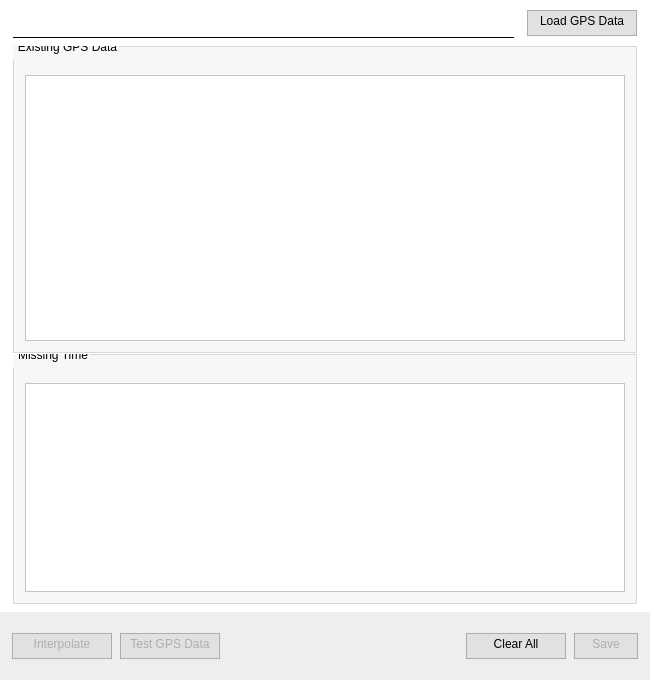
<?xml version="1.0" encoding="UTF-8"?>
<ui version="4.0">
 <class>interpolategps</class>
 <widget class="QDialog" name="interpolategps">
  <property name="geometry">
   <rect>
    <x>0</x>
    <y>0</y>
    <width>650</width>
    <height>680</height>
   </rect>
  </property>
  <property name="sizePolicy">
   <sizepolicy hsizetype="Preferred" vsizetype="Preferred">
    <horstretch>0</horstretch>
    <verstretch>0</verstretch>
   </sizepolicy>
  </property>
  <property name="minimumSize">
   <size>
    <width>650</width>
    <height>680</height>
   </size>
  </property>
  <property name="font">
   <font>
    <family>Segoe UI</family>
    <pointsize>9</pointsize>
   </font>
  </property>
  <property name="windowTitle">
   <string>Interpolate GPS Data</string>
  </property>
  <property name="windowIcon">
   <iconset resource="qmlscripts.qrc">
    <normaloff>:/img/misc/scribeIconFlipped.png</normaloff>:/img/misc/scribeIconFlipped.png</iconset>
  </property>
  <property name="styleSheet">
   <string notr="true">background-color: #FFFFFF;</string>
  </property>
  <layout class="QVBoxLayout" name="verticalLayout_4">
   <property name="spacing">
    <number>0</number>
   </property>
   <property name="leftMargin">
    <number>0</number>
   </property>
   <property name="topMargin">
    <number>0</number>
   </property>
   <property name="rightMargin">
    <number>0</number>
   </property>
   <property name="bottomMargin">
    <number>0</number>
   </property>
   <item>
    <layout class="QVBoxLayout" name="verticalLayout_3">
     <property name="spacing">
      <number>0</number>
     </property>
     <item>
      <layout class="QHBoxLayout" name="horizontalLayout">
       <property name="spacing">
        <number>0</number>
       </property>
       <item>
        <spacer name="horizontalSpacer_10">
         <property name="orientation">
          <enum>Qt::Horizontal</enum>
         </property>
         <property name="sizeType">
          <enum>QSizePolicy::Fixed</enum>
         </property>
         <property name="sizeHint" stdset="0">
          <size>
           <width>13</width>
           <height>20</height>
          </size>
         </property>
        </spacer>
       </item>
       <item>
        <layout class="QVBoxLayout" name="verticalLayout">
         <property name="spacing">
          <number>0</number>
         </property>
         <item>
          <spacer name="verticalSpacer_2">
           <property name="orientation">
            <enum>Qt::Vertical</enum>
           </property>
           <property name="sizeType">
            <enum>QSizePolicy::Fixed</enum>
           </property>
           <property name="sizeHint" stdset="0">
            <size>
             <width>20</width>
             <height>8</height>
            </size>
           </property>
          </spacer>
         </item>
         <item>
          <widget class="QTextEdit" name="txtFile">
           <property name="sizePolicy">
            <sizepolicy hsizetype="Preferred" vsizetype="Preferred">
             <horstretch>0</horstretch>
             <verstretch>0</verstretch>
            </sizepolicy>
           </property>
           <property name="minimumSize">
            <size>
             <width>0</width>
             <height>30</height>
            </size>
           </property>
           <property name="maximumSize">
            <size>
             <width>16777214</width>
             <height>60</height>
            </size>
           </property>
           <property name="styleSheet">
            <string notr="true">border:none;
border-bottom:solid;
border-width:1px;
border-color:'#E2E2E2';
font: 13px &quot;Segoe UI&quot;;
background-color:'transparent';</string>
           </property>
           <property name="readOnly">
            <bool>true</bool>
           </property>
          </widget>
         </item>
         <item>
          <spacer name="verticalSpacer">
           <property name="orientation">
            <enum>Qt::Vertical</enum>
           </property>
           <property name="sizeType">
            <enum>QSizePolicy::Fixed</enum>
           </property>
           <property name="sizeHint" stdset="0">
            <size>
             <width>20</width>
             <height>8</height>
            </size>
           </property>
          </spacer>
         </item>
        </layout>
       </item>
       <item>
        <spacer name="horizontalSpacer_5">
         <property name="orientation">
          <enum>Qt::Horizontal</enum>
         </property>
         <property name="sizeType">
          <enum>QSizePolicy::Fixed</enum>
         </property>
         <property name="sizeHint" stdset="0">
          <size>
           <width>13</width>
           <height>20</height>
          </size>
         </property>
        </spacer>
       </item>
       <item>
        <widget class="QPushButton" name="btnLoad">
         <property name="sizePolicy">
          <sizepolicy hsizetype="Fixed" vsizetype="Fixed">
           <horstretch>0</horstretch>
           <verstretch>0</verstretch>
          </sizepolicy>
         </property>
         <property name="minimumSize">
          <size>
           <width>110</width>
           <height>26</height>
          </size>
         </property>
         <property name="maximumSize">
          <size>
           <width>110</width>
           <height>26</height>
          </size>
         </property>
         <property name="styleSheet">
          <string notr="true">QPushButton {
  border: 1px solid #ADADAD;
  opacity: 1;
  text-align: center;
  font: 13px &quot;Segoe UI&quot;;
  color: #000000;
  background: #E1E1E1;
  margin: 0;
  padding-bottom:4px;
}
QPushButton:hover{
  color: #000000;
  background-color: #E5F1FB;
  border-color: #0078D7;
}
QPushButton:focus{
  #box-shadow: none, 0 0 0 0.2rem rgba(0, 188, 212, 0.5);
}
QPushButto:disabled {
  color: #ffffff;
  background-color: #00bcd4;
  border-color: #00bcd4;
}</string>
         </property>
         <property name="text">
          <string>Load GPS Data</string>
         </property>
        </widget>
       </item>
       <item>
        <spacer name="horizontalSpacer_11">
         <property name="orientation">
          <enum>Qt::Horizontal</enum>
         </property>
         <property name="sizeType">
          <enum>QSizePolicy::Fixed</enum>
         </property>
         <property name="sizeHint" stdset="0">
          <size>
           <width>13</width>
           <height>20</height>
          </size>
         </property>
        </spacer>
       </item>
      </layout>
     </item>
     <item>
      <layout class="QHBoxLayout" name="horizontalLayout_5">
       <property name="spacing">
        <number>0</number>
       </property>
       <item>
        <spacer name="horizontalSpacer_8">
         <property name="orientation">
          <enum>Qt::Horizontal</enum>
         </property>
         <property name="sizeType">
          <enum>QSizePolicy::Fixed</enum>
         </property>
         <property name="sizeHint" stdset="0">
          <size>
           <width>13</width>
           <height>20</height>
          </size>
         </property>
        </spacer>
       </item>
       <item>
        <layout class="QVBoxLayout" name="verticalLayout_2">
         <property name="spacing">
          <number>1</number>
         </property>
         <item>
          <widget class="QGroupBox" name="grpboxgps">
           <property name="minimumSize">
            <size>
             <width>0</width>
             <height>250</height>
            </size>
           </property>
           <property name="maximumSize">
            <size>
             <width>16777215</width>
             <height>16777215</height>
            </size>
           </property>
           <property name="font">
            <font>
             <family>Segoe UI</family>
             <pointsize>9</pointsize>
            </font>
           </property>
           <property name="styleSheet">
            <string notr="true">QGroupBox{
background-color:  #F7F7F7; 
margin-top: 2ex;
border: 1px solid #D8D8D8; 
font-weight:regular;
font-family:&quot;Segoe UI&quot;;
} 
QGroupBox:title {
subcontrol-position: top left; 
padding: -12px 0px 0px 3px; 
color:#000000;
font-weight:bold;
}</string>
           </property>
           <property name="title">
            <string>Existing GPS Data</string>
           </property>
           <layout class="QHBoxLayout" name="horizontalLayout_2">
            <item>
             <widget class="QTableWidget" name="tblgps">
              <property name="sizePolicy">
               <sizepolicy hsizetype="Expanding" vsizetype="Expanding">
                <horstretch>0</horstretch>
                <verstretch>0</verstretch>
               </sizepolicy>
              </property>
              <property name="minimumSize">
               <size>
                <width>0</width>
                <height>150</height>
               </size>
              </property>
              <property name="styleSheet">
               <string notr="true">QTableWidget{
    border: 1px solid &quot;#E2E2E2&quot;;
    opacity: 1;
    background: &quot;#FFFFFF&quot;;
    margin: 0;
	gridline-color: &quot;#E2E2E2&quot;;
}
QHeaderView::section{
    spacing: 10px;
    background-color: &quot;#FFFFFF&quot;;
    color: &quot;#000000&quot;;
    border:none;
    border-bottom: 1px solid &quot;#E2E2E2&quot;;
	border-right: 1px solid &quot;#E2E2E2&quot;;
    margin:0;
	font-size: 13px;
    font-family: &quot;Segoe UI&quot;;
}</string>
              </property>
              <property name="frameShape">
               <enum>QFrame::StyledPanel</enum>
              </property>
              <property name="frameShadow">
               <enum>QFrame::Plain</enum>
              </property>
              <property name="alternatingRowColors">
               <bool>true</bool>
              </property>
             </widget>
            </item>
           </layout>
          </widget>
         </item>
         <item>
          <widget class="QGroupBox" name="grpboxmissing">
           <property name="sizePolicy">
            <sizepolicy hsizetype="Preferred" vsizetype="Fixed">
             <horstretch>0</horstretch>
             <verstretch>0</verstretch>
            </sizepolicy>
           </property>
           <property name="minimumSize">
            <size>
             <width>0</width>
             <height>250</height>
            </size>
           </property>
           <property name="maximumSize">
            <size>
             <width>16777215</width>
             <height>250</height>
            </size>
           </property>
           <property name="font">
            <font>
             <family>Segoe UI</family>
             <pointsize>9</pointsize>
            </font>
           </property>
           <property name="styleSheet">
            <string notr="true">QGroupBox{
background-color:  #F7F7F7; 
border: 1px solid #D8D8D8; 
margin-top: 2ex;
font-weight:regular;
font-family:&quot;Segoe UI&quot;;
} 
QGroupBox:title {
subcontrol-position: top left; 
padding: -12px 0px 0px 3px; 
color:black;
}</string>
           </property>
           <property name="title">
            <string>Missing Time</string>
           </property>
           <layout class="QHBoxLayout" name="horizontalLayout_3">
            <property name="leftMargin">
             <number>9</number>
            </property>
            <property name="topMargin">
             <number>9</number>
            </property>
            <property name="rightMargin">
             <number>9</number>
            </property>
            <property name="bottomMargin">
             <number>9</number>
            </property>
            <item>
             <widget class="QTableWidget" name="tblmissing">
              <property name="sizePolicy">
               <sizepolicy hsizetype="Expanding" vsizetype="Expanding">
                <horstretch>0</horstretch>
                <verstretch>0</verstretch>
               </sizepolicy>
              </property>
              <property name="minimumSize">
               <size>
                <width>0</width>
                <height>50</height>
               </size>
              </property>
              <property name="styleSheet">
               <string notr="true">QTableWidget{
    border: 1px solid &quot;#E2E2E2&quot;;
    opacity: 1;
    background: &quot;#FFFFFF&quot;;
    margin: 0;
	gridline-color: &quot;#E2E2E2&quot;;
}
QHeaderView::section{
    spacing: 10px;
    background-color: &quot;#FFFFFF&quot;;
    color: &quot;#000000&quot;;
    border:none;
    border-bottom: 1px solid &quot;#E2E2E2&quot;;
	border-right: 1px solid &quot;#E2E2E2&quot;;
    margin:0;
	font-size: 13px;
    font-family: &quot;Segoe UI&quot;;
}</string>
              </property>
              <property name="frameShape">
               <enum>QFrame::StyledPanel</enum>
              </property>
              <property name="frameShadow">
               <enum>QFrame::Plain</enum>
              </property>
              <property name="alternatingRowColors">
               <bool>true</bool>
              </property>
             </widget>
            </item>
           </layout>
          </widget>
         </item>
        </layout>
       </item>
       <item>
        <spacer name="horizontalSpacer_9">
         <property name="orientation">
          <enum>Qt::Horizontal</enum>
         </property>
         <property name="sizeType">
          <enum>QSizePolicy::Fixed</enum>
         </property>
         <property name="sizeHint" stdset="0">
          <size>
           <width>13</width>
           <height>20</height>
          </size>
         </property>
        </spacer>
       </item>
      </layout>
     </item>
     <item>
      <spacer name="verticalSpacer_3">
       <property name="orientation">
        <enum>Qt::Vertical</enum>
       </property>
       <property name="sizeType">
        <enum>QSizePolicy::Fixed</enum>
       </property>
       <property name="sizeHint" stdset="0">
        <size>
         <width>20</width>
         <height>8</height>
        </size>
       </property>
      </spacer>
     </item>
     <item>
      <widget class="QFrame" name="frame">
       <property name="sizePolicy">
        <sizepolicy hsizetype="Preferred" vsizetype="Fixed">
         <horstretch>0</horstretch>
         <verstretch>0</verstretch>
        </sizepolicy>
       </property>
       <property name="minimumSize">
        <size>
         <width>299</width>
         <height>68</height>
        </size>
       </property>
       <property name="maximumSize">
        <size>
         <width>16777215</width>
         <height>68</height>
        </size>
       </property>
       <property name="styleSheet">
        <string notr="true">background: #EEEEEE;
opacity: 1;
margin: 0;
</string>
       </property>
       <property name="frameShape">
        <enum>QFrame::NoFrame</enum>
       </property>
       <property name="frameShadow">
        <enum>QFrame::Plain</enum>
       </property>
       <layout class="QVBoxLayout" name="verticalLayout_5">
        <property name="spacing">
         <number>0</number>
        </property>
        <property name="leftMargin">
         <number>0</number>
        </property>
        <property name="topMargin">
         <number>0</number>
        </property>
        <property name="rightMargin">
         <number>0</number>
        </property>
        <property name="bottomMargin">
         <number>0</number>
        </property>
        <item>
         <layout class="QVBoxLayout" name="verticalLayout_6">
          <item>
           <spacer name="verticalSpacer_7">
            <property name="orientation">
             <enum>Qt::Vertical</enum>
            </property>
            <property name="sizeType">
             <enum>QSizePolicy::Fixed</enum>
            </property>
            <property name="sizeHint" stdset="0">
             <size>
              <width>20</width>
              <height>16</height>
             </size>
            </property>
           </spacer>
          </item>
          <item>
           <layout class="QHBoxLayout" name="horizontalLayout_4">
            <property name="spacing">
             <number>0</number>
            </property>
            <item>
             <spacer name="horizontalSpacer">
              <property name="orientation">
               <enum>Qt::Horizontal</enum>
              </property>
              <property name="sizeType">
               <enum>QSizePolicy::Fixed</enum>
              </property>
              <property name="sizeHint" stdset="0">
               <size>
                <width>12</width>
                <height>20</height>
               </size>
              </property>
             </spacer>
            </item>
            <item>
             <widget class="QPushButton" name="btnInterpolate">
              <property name="enabled">
               <bool>false</bool>
              </property>
              <property name="sizePolicy">
               <sizepolicy hsizetype="Fixed" vsizetype="Fixed">
                <horstretch>0</horstretch>
                <verstretch>0</verstretch>
               </sizepolicy>
              </property>
              <property name="minimumSize">
               <size>
                <width>100</width>
                <height>26</height>
               </size>
              </property>
              <property name="maximumSize">
               <size>
                <width>100</width>
                <height>26</height>
               </size>
              </property>
              <property name="styleSheet">
               <string notr="true">QPushButton {
  border: 1px solid #ADADAD;
  opacity: 1;
  text-align: center;
  font: BOLD 13px &quot;Segoe UI&quot;;
  color: #000000;
  background: #E1E1E1;
  margin: 0;
  padding-bottom:4px;
}
QPushButton:disabled{
  color: #ADADAD;
  background-color: #E1E1E1;
  border-color: #ADADAD;
}
QPushButton:hover{
  color: #000000;
  background-color: #E5F1FB;
  border-color: #0078D7;
}
QPushButton:focus{
  #box-shadow: none, 0 0 0 0.2rem rgba(0, 188, 212, 0.5);
}
</string>
              </property>
              <property name="text">
               <string>Interpolate</string>
              </property>
             </widget>
            </item>
            <item>
             <spacer name="horizontalSpacer_4">
              <property name="orientation">
               <enum>Qt::Horizontal</enum>
              </property>
              <property name="sizeType">
               <enum>QSizePolicy::Fixed</enum>
              </property>
              <property name="sizeHint" stdset="0">
               <size>
                <width>8</width>
                <height>20</height>
               </size>
              </property>
             </spacer>
            </item>
            <item>
             <widget class="QPushButton" name="btnTest">
              <property name="enabled">
               <bool>false</bool>
              </property>
              <property name="sizePolicy">
               <sizepolicy hsizetype="Fixed" vsizetype="Fixed">
                <horstretch>0</horstretch>
                <verstretch>0</verstretch>
               </sizepolicy>
              </property>
              <property name="minimumSize">
               <size>
                <width>100</width>
                <height>26</height>
               </size>
              </property>
              <property name="maximumSize">
               <size>
                <width>100</width>
                <height>26</height>
               </size>
              </property>
              <property name="styleSheet">
               <string notr="true">QPushButton {
  border: 1px solid #ADADAD;
  opacity: 1;
  text-align: center;
  font: BOLD 13px &quot;Segoe UI&quot;;
  color: #000000;
  background: #E1E1E1;
  margin: 0;
  padding-bottom:4px;
}
QPushButton:disabled{
  color: #ADADAD;
  background-color: #E1E1E1;
  border-color: #ADADAD;
}
QPushButton:hover{
  color: #000000;
  background-color: #E5F1FB;
  border-color: #0078D7;
}
QPushButton:focus{
  #box-shadow: none, 0 0 0 0.2rem rgba(0, 188, 212, 0.5);
}
</string>
              </property>
              <property name="text">
               <string>Test GPS Data</string>
              </property>
              <property name="autoDefault">
               <bool>true</bool>
              </property>
             </widget>
            </item>
            <item>
             <spacer name="horizontalSpacer_3">
              <property name="orientation">
               <enum>Qt::Horizontal</enum>
              </property>
              <property name="sizeHint" stdset="0">
               <size>
                <width>40</width>
                <height>20</height>
               </size>
              </property>
             </spacer>
            </item>
            <item>
             <widget class="QPushButton" name="btnclear">
              <property name="minimumSize">
               <size>
                <width>100</width>
                <height>26</height>
               </size>
              </property>
              <property name="maximumSize">
               <size>
                <width>100</width>
                <height>26</height>
               </size>
              </property>
              <property name="styleSheet">
               <string notr="true">QPushButton {
  border: 1px solid #ADADAD;
  opacity: 1;
  text-align: center;
  font: BOLD 13px &quot;Segoe UI&quot;;
  color: #000000;
  background: #E1E1E1;
  margin: 0;
  padding-bottom:4px;
}
QPushButton:disabled{
  color: #ADADAD;
  background-color: #E1E1E1;
  border-color: #ADADAD;
}
QPushButton:hover{
  color: #000000;
  background-color: #E5F1FB;
  border-color: #0078D7;
}
QPushButton:focus{
  #box-shadow: none, 0 0 0 0.2rem rgba(0, 188, 212, 0.5);
}
</string>
              </property>
              <property name="text">
               <string>Clear All</string>
              </property>
             </widget>
            </item>
            <item>
             <spacer name="horizontalSpacer_2">
              <property name="orientation">
               <enum>Qt::Horizontal</enum>
              </property>
              <property name="sizeType">
               <enum>QSizePolicy::Fixed</enum>
              </property>
              <property name="sizeHint" stdset="0">
               <size>
                <width>8</width>
                <height>20</height>
               </size>
              </property>
             </spacer>
            </item>
            <item>
             <widget class="QPushButton" name="btnSave">
              <property name="enabled">
               <bool>false</bool>
              </property>
              <property name="sizePolicy">
               <sizepolicy hsizetype="Fixed" vsizetype="Fixed">
                <horstretch>0</horstretch>
                <verstretch>0</verstretch>
               </sizepolicy>
              </property>
              <property name="minimumSize">
               <size>
                <width>64</width>
                <height>26</height>
               </size>
              </property>
              <property name="maximumSize">
               <size>
                <width>64</width>
                <height>26</height>
               </size>
              </property>
              <property name="styleSheet">
               <string notr="true">QPushButton {
  border: 1px solid #ADADAD;
  opacity: 1;
  text-align: center;
  font: BOLD 13px &quot;Segoe UI&quot;;
  color: #000000;
  background: #E1E1E1;
  margin: 0;
  padding-bottom:4px;
}
QPushButton:disabled{
  color: #ADADAD;
  background-color: #E1E1E1;
  border-color: #ADADAD;
}
QPushButton:hover{
  color: #000000;
  background-color: #E5F1FB;
  border-color: #0078D7;
}
QPushButton:focus{
  #box-shadow: none, 0 0 0 0.2rem rgba(0, 188, 212, 0.5);
}
</string>
              </property>
              <property name="text">
               <string>Save</string>
              </property>
             </widget>
            </item>
            <item>
             <spacer name="horizontalSpacer_7">
              <property name="orientation">
               <enum>Qt::Horizontal</enum>
              </property>
              <property name="sizeType">
               <enum>QSizePolicy::Fixed</enum>
              </property>
              <property name="sizeHint" stdset="0">
               <size>
                <width>12</width>
                <height>20</height>
               </size>
              </property>
             </spacer>
            </item>
           </layout>
          </item>
          <item>
           <spacer name="verticalSpacer_8">
            <property name="orientation">
             <enum>Qt::Vertical</enum>
            </property>
            <property name="sizeType">
             <enum>QSizePolicy::Fixed</enum>
            </property>
            <property name="sizeHint" stdset="0">
             <size>
              <width>20</width>
              <height>16</height>
             </size>
            </property>
           </spacer>
          </item>
         </layout>
        </item>
       </layout>
      </widget>
     </item>
    </layout>
   </item>
  </layout>
 </widget>
 <tabstops>
  <tabstop>btnLoad</tabstop>
  <tabstop>btnInterpolate</tabstop>
  <tabstop>btnTest</tabstop>
  <tabstop>btnclear</tabstop>
  <tabstop>btnSave</tabstop>
  <tabstop>tblgps</tabstop>
  <tabstop>tblmissing</tabstop>
  <tabstop>txtFile</tabstop>
 </tabstops>
 <resources>
  <include location="qmlscripts.qrc"/>
 </resources>
 <connections/>
</ui>
